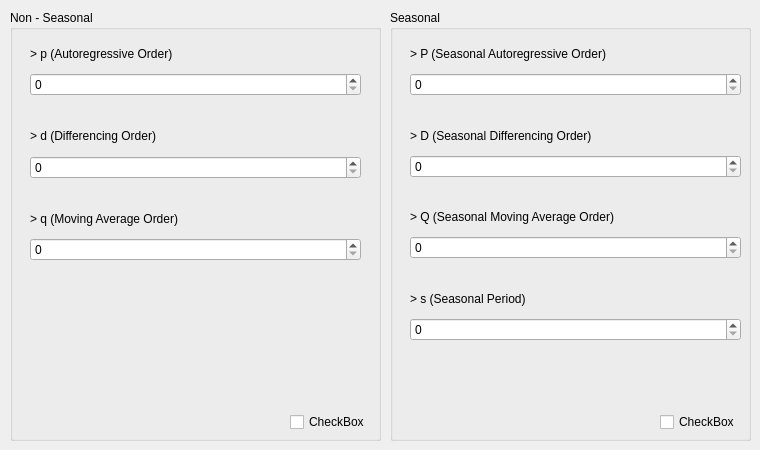
      <widget class="QWidget" name="ARIMA_Parameter">
       <attribute name="title">
        <string>ARIMA</string>
       </attribute>
       <widget class="QGroupBox" name="groupBox_15">
        <property name="geometry">
         <rect>
          <x>390</x>
          <y>10</y>
          <width>361</width>
          <height>431</height>
         </rect>
        </property>
        <property name="title">
         <string>Seasonal</string>
        </property>
        <widget class="QWidget" name="verticalLayoutWidget_6">
         <property name="geometry">
          <rect>
           <x>20</x>
           <y>30</y>
           <width>331</width>
           <height>301</height>
          </rect>
         </property>
         <layout class="QVBoxLayout" name="verticalLayout_6">
          <item>
           <widget class="QLabel" name="label_25">
            <property name="text">
             <string>&gt; P (Seasonal Autoregressive Order)</string>
            </property>
           </widget>
          </item>
          <item>
           <widget class="QSpinBox" name="spinBox_13"/>
          </item>
          <item>
           <spacer name="horizontalSpacer_13">
            <property name="orientation">
             <enum>Qt::Orientation::Horizontal</enum>
            </property>
            <property name="sizeHint" stdset="0">
             <size>
              <width>40</width>
              <height>20</height>
             </size>
            </property>
           </spacer>
          </item>
          <item>
           <widget class="QLabel" name="label_26">
            <property name="text">
             <string>&gt; D (Seasonal Differencing Order)</string>
            </property>
           </widget>
          </item>
          <item>
           <widget class="QSpinBox" name="spinBox_14"/>
          </item>
          <item>
           <spacer name="horizontalSpacer_14">
            <property name="orientation">
             <enum>Qt::Orientation::Horizontal</enum>
            </property>
            <property name="sizeHint" stdset="0">
             <size>
              <width>40</width>
              <height>20</height>
             </size>
            </property>
           </spacer>
          </item>
          <item>
           <widget class="QLabel" name="label_27">
            <property name="text">
             <string>&gt; Q (Seasonal Moving Average Order)</string>
            </property>
           </widget>
          </item>
          <item>
           <widget class="QSpinBox" name="spinBox_15"/>
          </item>
          <item>
           <spacer name="horizontalSpacer_15">
            <property name="orientation">
             <enum>Qt::Orientation::Horizontal</enum>
            </property>
            <property name="sizeHint" stdset="0">
             <size>
              <width>40</width>
              <height>20</height>
             </size>
            </property>
           </spacer>
          </item>
          <item>
           <widget class="QLabel" name="label_28">
            <property name="text">
             <string>&gt; s (Seasonal Period)</string>
            </property>
           </widget>
          </item>
          <item>
           <widget class="QSpinBox" name="spinBox_16"/>
          </item>
         </layout>
        </widget>
        <widget class="QCheckBox" name="checkBox_3">
         <property name="enabled">
          <bool>true</bool>
         </property>
         <property name="geometry">
          <rect>
           <x>270</x>
           <y>400</y>
           <width>84</width>
           <height>24</height>
          </rect>
         </property>
         <property name="text">
          <string>CheckBox</string>
         </property>
        </widget>
       </widget>
       <widget class="QGroupBox" name="groupBox_22">
        <property name="geometry">
         <rect>
          <x>10</x>
          <y>10</y>
          <width>371</width>
          <height>431</height>
         </rect>
        </property>
        <property name="title">
         <string>Non - Seasonal</string>
        </property>
        <widget class="QWidget" name="verticalLayoutWidget_5">
         <property name="geometry">
          <rect>
           <x>20</x>
           <y>30</y>
           <width>331</width>
           <height>221</height>
          </rect>
         </property>
         <layout class="QVBoxLayout" name="verticalLayout_5">
          <item>
           <widget class="QLabel" name="label_20">
            <property name="text">
             <string>&gt; p (Autoregressive Order)</string>
            </property>
           </widget>
          </item>
          <item>
           <widget class="QSpinBox" name="spinBox_8"/>
          </item>
          <item>
           <spacer name="horizontalSpacer_9">
            <property name="orientation">
             <enum>Qt::Orientation::Horizontal</enum>
            </property>
            <property name="sizeHint" stdset="0">
             <size>
              <width>40</width>
              <height>20</height>
             </size>
            </property>
           </spacer>
          </item>
          <item>
           <widget class="QLabel" name="label_21">
            <property name="text">
             <string>&gt; d (Differencing Order)</string>
            </property>
           </widget>
          </item>
          <item>
           <widget class="QSpinBox" name="spinBox_9"/>
          </item>
          <item>
           <spacer name="horizontalSpacer_10">
            <property name="orientation">
             <enum>Qt::Orientation::Horizontal</enum>
            </property>
            <property name="sizeHint" stdset="0">
             <size>
              <width>40</width>
              <height>20</height>
             </size>
            </property>
           </spacer>
          </item>
          <item>
           <widget class="QLabel" name="label_22">
            <property name="text">
             <string>&gt; q (Moving Average Order)</string>
            </property>
           </widget>
          </item>
          <item>
           <widget class="QSpinBox" name="spinBox_10"/>
          </item>
         </layout>
        </widget>
        <widget class="QCheckBox" name="checkBox_2">
         <property name="geometry">
          <rect>
           <x>280</x>
           <y>400</y>
           <width>84</width>
           <height>24</height>
          </rect>
         </property>
         <property name="text">
          <string>CheckBox</string>
         </property>
        </widget>
       </widget>
      </widget>
